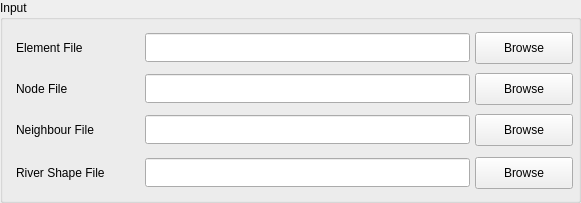
  <widget class="QGroupBox" name="groupBoxInput1">
   <property name="geometry">
    <rect>
     <x>15</x>
     <y>12</y>
     <width>581</width>
     <height>203</height>
    </rect>
   </property>
   <property name="title">
    <string>Input</string>
   </property>
   <widget class="QPushButton" name="pushButtonElementFile">
    <property name="geometry">
     <rect>
      <x>475</x>
      <y>32</y>
      <width>98</width>
      <height>32</height>
     </rect>
    </property>
    <property name="text">
     <string>Browse</string>
    </property>
    <property name="checkable">
     <bool>false</bool>
    </property>
    <property name="autoDefault">
     <bool>false</bool>
    </property>
    <property name="flat">
     <bool>false</bool>
    </property>
   </widget>
   <widget class="QLabel" name="textLabel1">
    <property name="geometry">
     <rect>
      <x>16</x>
      <y>32</y>
      <width>111</width>
      <height>31</height>
     </rect>
    </property>
    <property name="text">
     <string>Element File</string>
    </property>
   </widget>
   <widget class="QLineEdit" name="lineEditElementFile">
    <property name="geometry">
     <rect>
      <x>145</x>
      <y>33</y>
      <width>325</width>
      <height>29</height>
     </rect>
    </property>
    <property name="font">
     <font>
      <pointsize>14</pointsize>
      <weight>75</weight>
      <bold>true</bold>
     </font>
    </property>
   </widget>
   <widget class="QLineEdit" name="lineEditNodeFile">
    <property name="geometry">
     <rect>
      <x>145</x>
      <y>74</y>
      <width>325</width>
      <height>29</height>
     </rect>
    </property>
    <property name="font">
     <font>
      <pointsize>14</pointsize>
      <weight>75</weight>
      <bold>true</bold>
     </font>
    </property>
   </widget>
   <widget class="QLabel" name="textLabel1_3">
    <property name="geometry">
     <rect>
      <x>16</x>
      <y>73</y>
      <width>111</width>
      <height>31</height>
     </rect>
    </property>
    <property name="text">
     <string>Node File</string>
    </property>
   </widget>
   <widget class="QPushButton" name="pushButtonNodeFile">
    <property name="geometry">
     <rect>
      <x>475</x>
      <y>73</y>
      <width>98</width>
      <height>32</height>
     </rect>
    </property>
    <property name="text">
     <string>Browse</string>
    </property>
    <property name="checkable">
     <bool>false</bool>
    </property>
    <property name="autoDefault">
     <bool>false</bool>
    </property>
    <property name="flat">
     <bool>false</bool>
    </property>
   </widget>
   <widget class="QLineEdit" name="lineEditNeighbourFile">
    <property name="geometry">
     <rect>
      <x>145</x>
      <y>115</y>
      <width>325</width>
      <height>29</height>
     </rect>
    </property>
    <property name="font">
     <font>
      <pointsize>14</pointsize>
      <weight>75</weight>
      <bold>true</bold>
     </font>
    </property>
   </widget>
   <widget class="QLabel" name="textLabel1_4">
    <property name="geometry">
     <rect>
      <x>16</x>
      <y>114</y>
      <width>111</width>
      <height>31</height>
     </rect>
    </property>
    <property name="text">
     <string>Neighbour File</string>
    </property>
   </widget>
   <widget class="QPushButton" name="pushButtonNeighbourFile">
    <property name="geometry">
     <rect>
      <x>475</x>
      <y>114</y>
      <width>98</width>
      <height>32</height>
     </rect>
    </property>
    <property name="text">
     <string>Browse</string>
    </property>
    <property name="checkable">
     <bool>false</bool>
    </property>
    <property name="autoDefault">
     <bool>false</bool>
    </property>
    <property name="flat">
     <bool>false</bool>
    </property>
   </widget>
   <widget class="QLineEdit" name="lineEditRiverFile">
    <property name="geometry">
     <rect>
      <x>145</x>
      <y>158</y>
      <width>325</width>
      <height>29</height>
     </rect>
    </property>
    <property name="font">
     <font>
      <pointsize>14</pointsize>
      <weight>75</weight>
      <bold>true</bold>
     </font>
    </property>
   </widget>
   <widget class="QLabel" name="textLabel1_5">
    <property name="geometry">
     <rect>
      <x>16</x>
      <y>157</y>
      <width>111</width>
      <height>31</height>
     </rect>
    </property>
    <property name="text">
     <string>River Shape File</string>
    </property>
   </widget>
   <widget class="QPushButton" name="pushButtonRiverFile">
    <property name="geometry">
     <rect>
      <x>475</x>
      <y>157</y>
      <width>98</width>
      <height>32</height>
     </rect>
    </property>
    <property name="text">
     <string>Browse</string>
    </property>
    <property name="checkable">
     <bool>false</bool>
    </property>
    <property name="autoDefault">
     <bool>false</bool>
    </property>
    <property name="flat">
     <bool>false</bool>
    </property>
   </widget>
  </widget>
